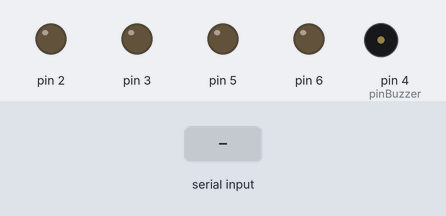
The sketch below on a simulated Arduino Uno, built with avr-gcc and run on an emulated ATmega328P. Shown: output pins drawn as LEDs (lit = HIGH), buzzer (waves = sounding). The inputs (shaded band) are chosen by the test bench. Pins used as bus, display or sensor lines are not drawn.

Above: at 1.2 s.
1.3 s: "a" received over Serial
At 2.2 s:
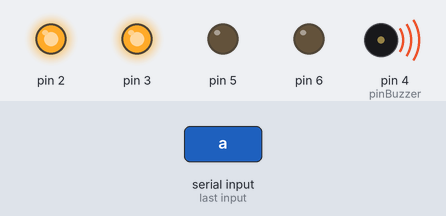
3.9 s: "b" received over Serial
At 4.5 s:
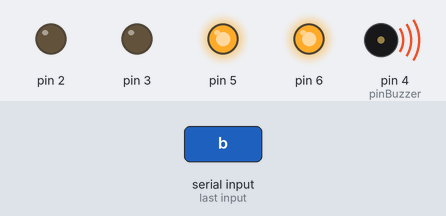
Timing chart, 0 to 6.9 s (numbered marks = the images above; inputs shaded):
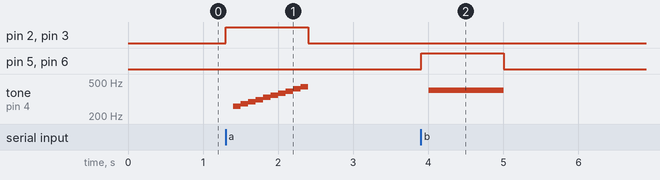

Measured:
- after the input at 1.3 s, pin 2, pin 3: LOW → HIGH at once, → LOW 1.1 s later; tone on pin 4 (pinBuzzer): plays 261 Hz for 0.10 s, 277 Hz for 0.10 s, 294 Hz for 0.10 s, 311 Hz for 0.10 s, 330 Hz for 0.10 s, 349 Hz for 0.10 s … (10 notes in this stretch), starting after 0.10 s
- after the input at 3.9 s, pin 5, pin 6: LOW → HIGH at once, → LOW 1.1 s later; tone on pin 4 (pinBuzzer): silent → 400 Hz after 0.11 s, → silent 1.0 s later

The sketch:

LecturaRFID.ino
```cpp
#include <SPI.h>
#include <MFRC522.h>

#define RST_PIN 9
#define SS_PIN 10

MFRC522 mfrc522(SS_PIN, RST_PIN); // Crea instancia de MFRC522.
const int pinBuzzer = 4;
const int tonos1[] = {261, 277, 294, 311, 330, 349, 370, 392, 415, 440, 466, 494};
byte LecturaUID[4];

int option;


void setup() {
  Serial.begin(9600); // Inicializa una comunicación serial
  SPI.begin(); // Inicializa el bus SPI
  mfrc522.PCD_Init(); // Inicializa MFRC522
  pinMode(2, OUTPUT);
  pinMode(3, OUTPUT);
  pinMode(5, OUTPUT);
  pinMode(6, OUTPUT);


}

void loop() {
	//si existen datos disponibles en el puerto serie los leemos
  if (Serial.available() > 0)
   {
   	//leemos la respuesta de Python
      char option = Serial.read();

      if(option == 'a')
      {
      //Acceso valido
        digitalWrite(2,HIGH);
        digitalWrite(3,HIGH);
        delay(100);

        for (int iTono = 0; iTono < 10; iTono++)
        {
         tone(pinBuzzer, tonos1[iTono]);
         delay(100);
        }
        noTone(pinBuzzer);
        digitalWrite(2,LOW);
        digitalWrite(3,LOW);
      }
      if(option == 'b')
      {
      //Acceso denegado
        digitalWrite(5,HIGH);
        digitalWrite(6,HIGH);
        delay(100);
        tone(pinBuzzer, 400);
        delay(1000);
        digitalWrite(5,LOW);
        digitalWrite(6,LOW);
        noTone(pinBuzzer);
      }

   }

   // Busca nuevas tarjetas
  if (! mfrc522.PICC_IsNewCardPresent())
    return;
     // Selecciona una de las tarjetas y la lee
  if (! mfrc522.PICC_ReadCardSerial())
    return;
  //Enviamos el ID de la tarjeta leida a Python
  for(byte i=0;i<mfrc522.uid.size;i++)
  {
    if(mfrc522.uid.uidByte[i] < 0x10)
    {
      Serial.print("0");
    }
    else
    {
      Serial.print(" ");
    }
  Serial.print(mfrc522.uid.uidByte[i], HEX);
  LecturaUID[i] = mfrc522.uid.uidByte[i];


  }


  Serial.println("\t");


  mfrc522.PICC_HaltA(); //FINALIZA LA COMUNICACION


}
```
